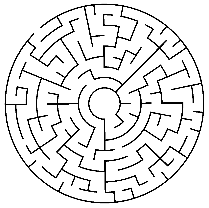
#> input picture tp2/src/mapas_meus/mapa_convertido.png, 209 x 208 px, found by its file name
$ jupyter execute --allow-errors main_Roadmap.ipynb
#> lines starting #> are read from the running program, lines starting #| are printed output that depends on the picture; after the words box and inside, x2 and y2 are one past the last pixel; in counts of white or black regions, pixels touching at a corner belong together
[cell 1]
import numpy as np
import matplotlib.pyplot as plt
import matplotlib.image as mpimg
import time

import networkx as nx

from coppeliasim_zmqremoteapi_client import RemoteAPIClient

# [5 lines left out: function Rz, not called in this run]

## Análise de mapa

[cell 2]
def mapa(image_caminho,start_node,end_node,escala_imagem,tamanho_cell):

    fig = plt.figure(figsize=(8,8), dpi=100)
    ax = fig.add_subplot(111, aspect='equal')

    # Invertendo os valores para visualização (Branco - 0, Preto - 1)

    img = mpimg.imread(image_caminho).astype(float)

    if img.ndim == 3:
        img = img[:, :, 0]

    img = 1 - img

    # Apenas para garantir que só teremos esses dois valores
    threshold = 0.5
    img[img > threshold] = 1
    img[img<= threshold] = 0

    # Dimensões do mapa informado em metros (X, Y)
    map_dims = np.array(escala_imagem)

    # Escala Pixel/Metro
    sy, sx = img.shape[:2] / map_dims

    # Tamanho da célula do nosso Grid (em metros)
    cell_size = tamanho_cell

    rows, cols = (map_dims / cell_size).astype(int)
    grid = np.zeros((rows, cols))

    # Preenchendo o Grid
    # Cada célula recebe o somatório dos valores dos Pixels
    for r in range(rows):
        for c in range(cols):

            xi = int(c*cell_size*sx)
            xf = int(xi + cell_size*sx)

            yi = int(r*cell_size*sy)
            yf = int(yi + cell_size*sy)

            grid[r, c] = np.sum(img[yi:yf,xi:xf])

    # Binarizando as células como ocupadas (1) ou Não-ocupadas (0)
    grid[grid > threshold] = 1
    grid[grid<= threshold] = 0

    # Criando o Grafo para o Grid

    # Criando vértices em todas as células
    G = nx.grid_2d_graph(rows, cols)
    G_complete = G.copy()

    # Removendo células que estão em células marcas com obstáculos
    for r in range(rows):
        for c in range(cols):
            if grid[r][c] == 1:
                G.remove_node((r,c))

    # Os vértices serão plotados no centro da célula
    pos = {node:(node[1]*cell_size+cell_size/2, map_dims[0]-node[0]*cell_size-cell_size/2) for node in G.nodes()}

    # Mapa
    obj = ax.imshow(grid, cmap='Greys', extent=(0, map_dims[1], 0,map_dims[0]))

    # Caminho
    path = nx.shortest_path(G, source=start_node, target=end_node)
    nx.draw_networkx_nodes(G, pos, nodelist=path, node_size=100, node_color='b')

    return pos, path

## Controle do robô

#> (a cell that did not finish here is left out)

[cell 4]
# [8 lines left out: function pixel_to_world, not called in this run]

[cell 5]
# Informacao do robotino
L = 0.135  # distancia do centro as rodas (m)
#> L = 0.135
r = 0.040  # raio das rodas (m)


#> (the rest of this cell did not finish here and is left out)

## Lixo

[cell 6]
import cv2
import numpy as np
import networkx as nx
import matplotlib.pyplot as plt
import matplotlib.image as mpimg
import math


def pixel_to_world(x_px, y_px, img_size=65, world_size=10):
    """
    Converte coordenadas de pixel (imagem) para coordenadas do CoppeliaSim (metros).
    """
    scale = world_size / img_size  # m/pixel
    x_world = (x_px - img_size/2) * scale
    y_world = (y_px - img_size/2) * scale
    return x_world, y_world


# --- Configurações ---
MAP_IMAGE_PATH = '../mapas_meus/teste1_invertido.png'
MAP_DIMS_METERS = np.array([25.0, 25.0]) # Dimensões REAIS do mapa em metros (Altura, Largura)
CELL_SIZE_METERS = 0.5 # Tamanho da célula do grid em metros
ROBOT_RADIUS_METERS = 0.3 # Raio do robô para inflar obstáculos

# --- Preparação da Figura ---
fig = plt.figure(figsize=(8,8), dpi=100)
ax = fig.add_subplot(111, aspect='equal')

# --- Carregamento e Processamento do Mapa ---
# Carrega a imagem e converte para float
#> (the rest of this cell did not finish here and is left out)

[cell 7]
import cv2
import numpy as np
import networkx as nx
import matplotlib.pyplot as plt
import matplotlib.image as mpimg
import math
import time
from coppeliasim_zmqremoteapi_client import RemoteAPIClient

# --- DEFINIÇÃO DE FUNÇÕES AUXILIARES ---

# [24 lines left out: functions grid_to_world_coppelia, Rz, not called in this run]

# --- CONFIGURAÇÕES GERAIS ---
MAP_IMAGE_PATH = '../mapas_meus/teste1_invertido.png'
#> MAP_IMAGE_PATH = '../mapas_meus/teste1_invertido.png'
MAP_DIMS_METERS = np.array([25.0, 25.0]) # Dimensões REAIS do mapa em metros (Altura, Largura)
CELL_SIZE_METERS = 0.5 # Tamanho da célula do grid em metros
ROBOT_RADIUS_METERS = 0.3 # Raio do robô para inflar obstáculos

# ===================================================================
# ETAPA 1: PLANEJAMENTO DE CAMINHO
# ===================================================================

# --- Carregamento e Processamento do Mapa ---
#> (the rest of this cell did not finish here and is left out)

[cell 8]
#brincando com a funcao


# pos, path = mapa('../mapas_meus/mapa_convertido.png',(65, 65),(0,0),(209,208),5)

# Informacao do robotino
L = 0.135  # distancia do centro as rodas (m)
r = 0.040  # raio das rodas (m)


#> (the rest of this cell did not finish here and is left out)

#> (a cell that did not finish here is left out)

# pos, path = mapa('../mapas_meus/circular_maze.png',(65, 65),(0,0),(1250,1250),5)

[cell 10]
from shapely.geometry import Polygon
from shapely.geometry import Point

#> (the rest of this cell did not finish here and is left out)

#> call 3 of mapa, with image_caminho = '../mapas_meus/mapa_convertido.png', start_node = (65, 65), end_node = (0, 0), escala_imagem = (209, 208), tamanho_cell = 5
#> in mapa (call 3), `img[img<= threshold] = 0`:
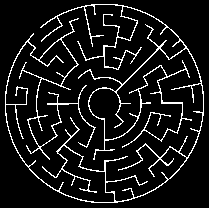
#> img: shape (208, 209) float64; values 0 (black) and 1 (white), 9.4% white in thin lines or dots
#> in mapa (call 3), `map_dims = np.array(escala_imagem)`: map_dims = [209, 208]
#> in mapa (call 3), `sy, sx = img.shape[:2] / map_dims`: sy = 0.995; sx = 1
#> in mapa (call 3), `rows, cols = (map_dims / cell_size).astype(int)`: rows = 41
#> in mapa (call 3), `grid[grid > threshold] = 1`: grid: shape (41, 41) float64; values 0 (black) and 1 (white), 41.3% white in thin lines or dots
#> in mapa (call 3), `pos = {node:(node[1]*cell_size+cell_size/2, map_dims[0]-node[0]*cell_s..`: pos = 986 items

R = 3

obs_set_dilated = [obs.buffer(R) for obs in obs_set]

plot_map(obs_set)


for n in G_complet.nodes():
    if n not in G.nodes():
        x, y = pos[n]
        plt.gca().add_patch(plt.Circle((x, y), R, color='red', alpha=0.5))

obs_set_dilated = []
for obs in obs_set:
    obs_set_dilated.append(obs.buffer(R))


plot_map(obs_set)

for obs in obs_set_dilated:
    plt.gca().add_patch(PolygonPatch(obs, facecolor='red', alpha=.5, zorder=0))


# Robô
robot = Point([7, 23]).buffer(R)
plt.gca().add_patch(PolygonPatch(robot, facecolor='blue', alpha=.5))

[cell 11]
#original fucional


# pos, path = mapa('../mapas_meus/mapa_convertido.png',(65, 65),(0,0),(209,208),5)

# Informacao do robotino
L = 0.135  # distancia do centro as rodas (m)
r = 0.040  # raio das rodas (m)


#> (the rest of this cell did not finish here and is left out)

[cell 12]
#funciona


def mapa(image_caminho, start_node, end_node, escala_imagem, tamanho_cell, robot_radius=0.0):

#> called with image_caminho = '../mapas_meus/circular_maze.png', start_node = (65, 65), end_node = (0, 0), escala_imagem = (1258, 1251), tamanho_cell = 10, robot_radius = 0.1
    fig = plt.figure(figsize=(8,8), dpi=100)
    ax = fig.add_subplot(111, aspect='equal')

    # Invertendo os valores para visualização (Branco - 0, Preto - 1)
    img = mpimg.imread(image_caminho).astype(float)
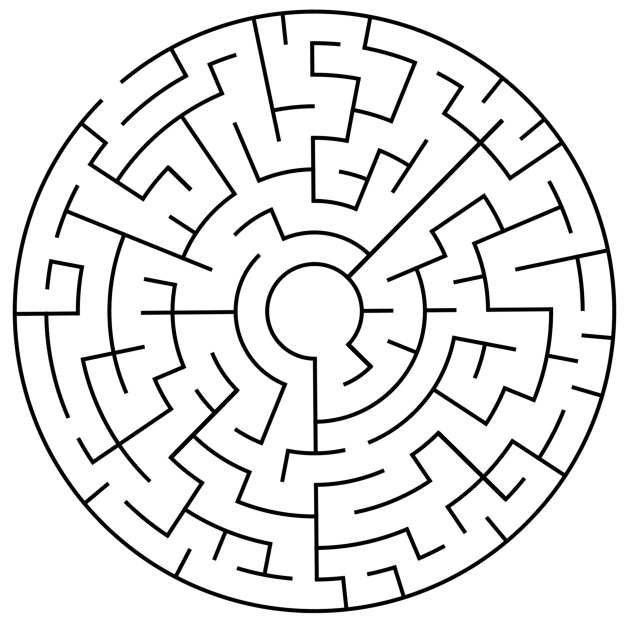
#> input picture tp2/src/mapas_meus/circular_maze.png, 1258 x 1251 px, found by its file name (shown at 1/2 size)
#> img: shape (1251, 1258) float64; min 0, max 1, mean 0.904

    if img.ndim == 3:
        img = img[:, :, 0]

    img = 1 - img
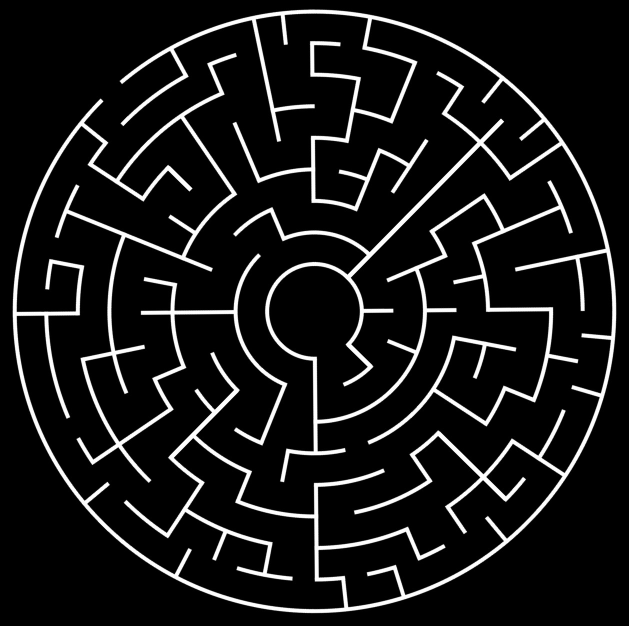
#> img: shape (1251, 1258) float64 (shown at 1/2 size); min 0, max 1, mean 0.096

    # Apenas para garantir que só teremos esses dois valores
    threshold = 0.5
    img[img > threshold] = 1
    img[img <= threshold] = 0
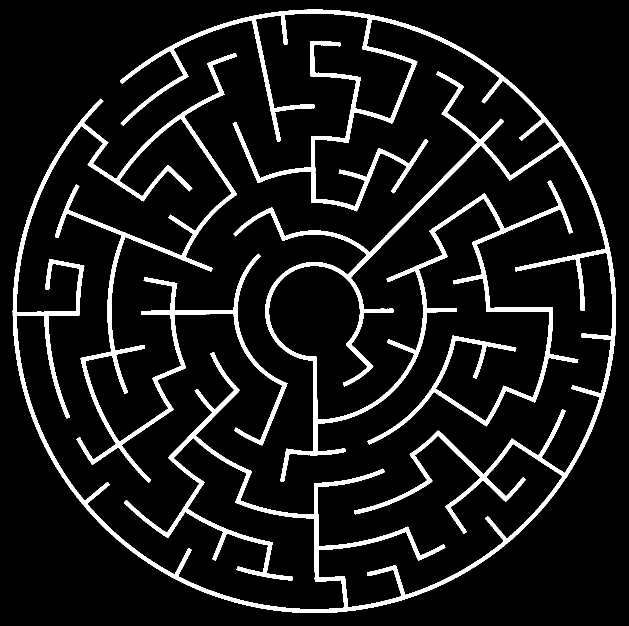
#> img: shape (1251, 1258) float64 (shown at 1/2 size); values 0 (black) and 1 (white), 9.6% white; 1 white region, box (x1, y1, x2, y2) and area: (25, 19, 1232, 1226) 150344

    # Dimensões do mapa informado em metros (X, Y)
    map_dims = np.array(escala_imagem)

    # Escala Pixel/Metro
    sy, sx = img.shape[:2] / map_dims
#> sy = 0.994; sx = 1.01

    # Tamanho da célula do nosso Grid (em metros)
    cell_size = tamanho_cell

    rows, cols = (map_dims / cell_size).astype(int)
    grid = np.zeros((rows, cols))

    # Preenchendo o Grid
    # Cada célula recebe o somatório dos valores dos Pixels
    for r in range(rows):
        for c in range(cols):

            xi = int(c * cell_size * sx)
            xf = int(xi + cell_size * sx)

            yi = int(r * cell_size * sy)
            yf = int(yi + cell_size * sy)

            grid[r, c] = np.sum(img[yi:yf, xi:xf])
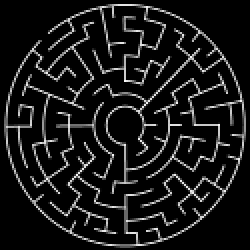
#> grid: shape (125, 125) float64 (shown 2 times larger); min 0, max 89, mean 8.7; drawn with min black and max white

    # Binarizando as células como ocupadas (1) ou Não-ocupadas (0)
    grid[grid > threshold] = 1
#> grid: shape (125, 125) float64; values 0 (black) and 1 (white), 22.5% white in thin lines or dots
    grid[grid <= threshold] = 0

    # ----- INFLAR OBSTÁCULOS PELO RAIO DO ROBÔ -----
    # robot_radius está em metros; convertemos para número de células
    if robot_radius is None:
        robot_radius = 0.0

    radius_cells = int(np.ceil(float(robot_radius) / cell_size)) if robot_radius > 0 else 0

    if radius_cells > 0:
        occ = (grid != 0).astype(np.uint8)  # máscara de ocupação (1 = obstáculo)

        # Preferencial: usar distance transform (mais limpo/rápido quando disponível)
        try:
            from scipy.ndimage import distance_transform_edt
            # distance_transform_edt sobre (occ == 0) dá distância (em pixels CELULA) até o obstáculo mais próximo
            dist = distance_transform_edt(occ == 0)
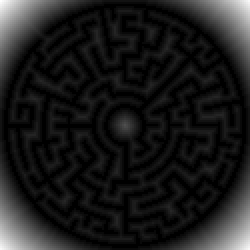
#> dist: shape (125, 125) float64 (shown 2 times larger); min 0, max 27.59, mean 3.1; drawn with min black and max white
            # Marca como ocupadas todas as células com distância <= radius_cells
            occ_dilated = occ.copy()
            occ_dilated[dist <= radius_cells] = 1
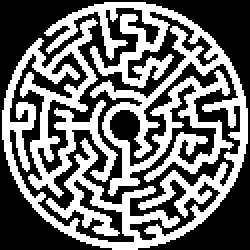
#> occ_dilated: shape (125, 125) (shown 2 times larger); values 0 (black) and 1 (white), 43.3% white; 1 white region, box (x1, y1, x2, y2) and area: (1, 1, 124, 125) 6771
            grid = occ_dilated.astype(float)
        except Exception:

            print("erro")
            # [28 lines of commented-out code are left out]
            if occ_dilated.shape != occ.shape:
                occ_dilated = np.zeros_like(occ)
            grid = occ_dilated.astype(float)
    # ----- FIM DA DILATAÇÃO -----

    # Criando o Grafo para o nosso Grid
    # Criando vértices em todas as células
    G = nx.grid_2d_graph(rows, cols)
    G_complete = G.copy()

    # Removendo células que estão em células marcadas com obstáculos
    for r in range(rows):
        for c in range(cols):
            if grid[r][c] == 1:
                if G.has_node((r, c)):
                    G.remove_node((r, c))

    # Os vértices serão plotados no centro da célula
    pos = {node: (node[1] * cell_size + cell_size / 2, map_dims[0] - node[0] * cell_size - cell_size / 2) for node in G.nodes()}

    # Mapa
    obj = ax.imshow(grid, cmap='Greys', extent=(0, map_dims[1], 0, map_dims[0]))

    # Caminho
    # tenta encontrar caminho — se não houver, lançará exceção
    path = nx.shortest_path(G, source=start_node, target=end_node)
    nx.draw_networkx_nodes(G, pos, nodelist=path, node_size=10, node_color='b')

    return pos, path


pos, path = mapa('../mapas_meus/circular_maze.png',(65, 65),(0,0),(1258,1251),10, robot_radius= 0.1)


# Informacao do robotino
L = 0.135  # distancia do centro as rodas (m)
r = 0.040  # raio das rodas (m)


pos_world = {node: pixel_to_world(x_px, y_px, 1251, 20) for node, (x_px, y_px) in pos.items()}

# pos_world = pos


# pos_world = {node: pixel_to_world(x_px, y_px, 1259, 20) for node, (x_px, y_px) in pos.items()}
# Cinematica Inversa Holonomico
Minv =  np.array([
    [-(np.sqrt(3)/2),    1/2   ,    L],
    [      0      ,    -1    ,    L],
    [(np.sqrt(3)/2),    1/2   ,    L]
    ]) * (1 / r)


# Posicao inicial do robo - o mesmo da caminho
start_node = path[0]
start_pos_world = pos_world[start_node]
start_pos_sim = [start_pos_world[0], start_pos_world[1], 0.04]
start_ori_sim = [0, 0, np.deg2rad(90)]


# Conexao Coppelia
#> (the rest of this cell did not finish here and is left out)

[cell 13]
# [8 lines left out: function pixel_to_world, not called in this run]


def pixel_to_world(x_px, y_px, img_l, img_h, world_size=10):
    """
    Converte coordenadas de pixel (imagem) para coordenadas do CoppeliaSim (metros).
    """
    scale = world_size / max(img_l, img_h)  # metros por pixel
    x_world = (x_px - img_l / 2) * scale
    y_world = (y_px - img_h / 2) * scale
    return x_world, y_world

[cell 14]
def mapa(image_caminho, start_node, end_node, escala_imagem, tamanho_cell, robot_radius=0.0):

#> called with image_caminho = '../mapas_meus/circular_maze.png', start_node = (79, 79), end_node = (5, 5), escala_imagem = (1258, 1251), tamanho_cell = 5, robot_radius = 10
    fig = plt.figure(figsize=(8,8), dpi=100)
    ax = fig.add_subplot(111, aspect='equal')

    # Invertendo os valores para visualização (Branco - 0, Preto - 1)
    img = mpimg.imread(image_caminho).astype(float)

    if img.ndim == 3:
        img = img[:, :, 0]

    img = 1 - img

    # Apenas para garantir que só teremos esses dois valores
    threshold = 0.5
    img[img > threshold] = 1
    img[img <= threshold] = 0

    # Dimensões do mapa informado em metros (X, Y)
    map_dims = np.array(escala_imagem)

    # Escala Pixel/Metro
    sy, sx = img.shape[:2] / map_dims
#> sy = 0.994; sx = 1.01

    # Tamanho da célula do nosso Grid (em metros)
    cell_size = tamanho_cell

    rows, cols = (map_dims / cell_size).astype(int)
    grid = np.zeros((rows, cols))

    # Preenchendo o Grid
    # Cada célula recebe o somatório dos valores dos Pixels
    for r in range(rows):
        for c in range(cols):

            xi = int(c * cell_size * sx)
            xf = int(xi + cell_size * sx)

            yi = int(r * cell_size * sy)
            yf = int(yi + cell_size * sy)

            grid[r, c] = np.sum(img[yi:yf, xi:xf])
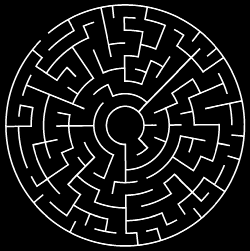
#> grid: shape (251, 250) float64; min 0, max 20, mean 1.92; drawn with min black and max white

    # Binarizando as células como ocupadas (1) ou Não-ocupadas (0)
    grid[grid > threshold] = 1
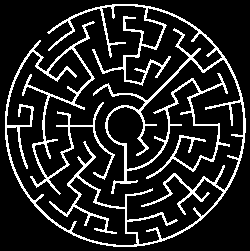
#> grid: shape (251, 250) float64; values 0 (black) and 1 (white), 14.9% white in thin lines or dots
    grid[grid <= threshold] = 0

    # ----- INFLAR OBSTÁCULOS PELO RAIO DO ROBÔ -----
    # robot_radius está em metros; convertemos para número de células
    if robot_radius is None:
        robot_radius = 0.0

    radius_cells = int(np.ceil(float(robot_radius) / cell_size)) if robot_radius > 0 else 0

    if radius_cells > 0:
        occ = (grid != 0).astype(np.uint8)  # máscara de ocupação (1 = obstáculo)

        # Preferencial: usar distance transform (mais limpo/rápido quando disponível)
        try:
            from scipy.ndimage import distance_transform_edt
            # distance_transform_edt sobre (occ == 0) dá distância (em pixels CELULA) até o obstáculo mais próximo
            dist = distance_transform_edt(occ == 0)
#> dist: shape (251, 250) float64
            # Marca como ocupadas todas as células com distância <= radius_cells
            occ_dilated = occ.copy()
            occ_dilated[dist <= radius_cells] = 1
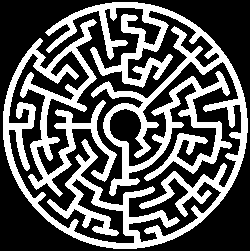
#> occ_dilated: shape (251, 250); values 0 (black) and 1 (white), 35.9% white; 1 white region, box (x1, y1, x2, y2) and area: (3, 2, 248, 249) 22536
            grid = occ_dilated.astype(float)
        except Exception:

            print("erro")
            # [35 lines of commented-out code are left out]
    G = nx.grid_2d_graph(rows, cols)
    G_complete = G.copy()

    # Removendo células que estão em células marcadas com obstáculos
    for r in range(rows):
        for c in range(cols):
            if grid[r][c] == 1:
                if G.has_node((r, c)):
                    G.remove_node((r, c))

    # Os vértices serão plotados no centro da célula
    pos = {node: (node[1] * cell_size + cell_size / 2, map_dims[0] - node[0] * cell_size - cell_size / 2) for node in G.nodes()}

    # Mapa
    obj = ax.imshow(grid, cmap='Greys', extent=(0, map_dims[1], 0, map_dims[0]))

    # Caminho
    # tenta encontrar caminho — se não houver, lançará exceção
    path = nx.shortest_path(G, source=start_node, target=end_node)
    nx.draw_networkx_nodes(G, pos, nodelist=path, node_size=100, node_color='b')

    return pos, path

R = 10
pos, path = mapa('../mapas_meus/circular_maze.png', (79, 79),(5,5), (1258,1251), 5, R)


# Informacao do robotino
L = 0.135  # distancia do centro as rodas (m)
r = 0.040  # raio das rodas (m)


pos_world = {node: pixel_to_world(x_px, y_px, 1253, 19) for node, (x_px, y_px) in pos.items()}

# pos_world = pos   # pos já está em coordenadas do mundo (metros) se 'escala_imagem' e 'tamanho_cell' estão em metros


# pos_world = {node: pixel_to_world(x_px, y_px, 1259, 20) for node, (x_px, y_px) in pos.items()}
# Cinematica Inversa Holonomico
Minv =  np.array([
    [-(np.sqrt(3)/2) ,   ( 1/2 )   ,    L],
    [      0      ,    -1   ,    L ],
    [(np.sqrt(3)/2),    1/2   ,    L]
    ]) * (1 / r)


# Posicao inicial do robo - o mesmo da caminho
start_node = path[0]
start_pos_world = pos_world[start_node]
start_pos_sim = [start_pos_world[0], start_pos_world[1], 0.08]
start_ori_sim = [0, 0, np.deg2rad(90)]


# Conexao Coppelia
#> (the rest of this cell did not finish here and is left out)
